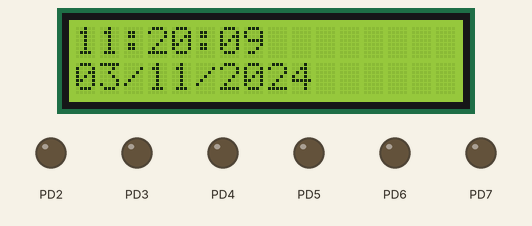
Recording of a program running on a simulated ATmega32, built with avr-gcc and emulated at 8 MHz (the files do not name the chip). Parts: 16×2 character LCD, output pins drawn as LEDs (lit = HIGH). Wiring (inferred from the names in the program): character LCD (HD44780): RS PD0; E PD1; data PC4, PC5, PC6, PC7. Pins used as bus, display or sensor lines are not drawn.

Above: at 0.1 s.
At 4.3 s:
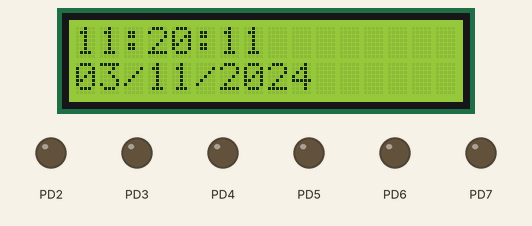
At 8.5 s:
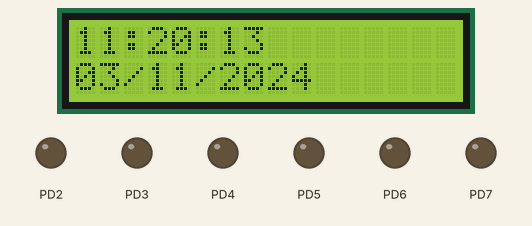
At 19.0 s:
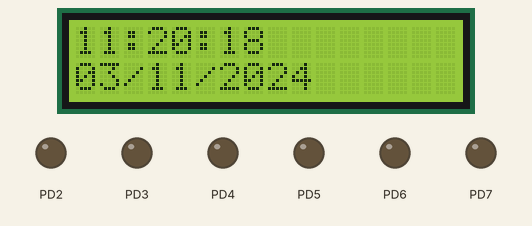
At 28.4 s:
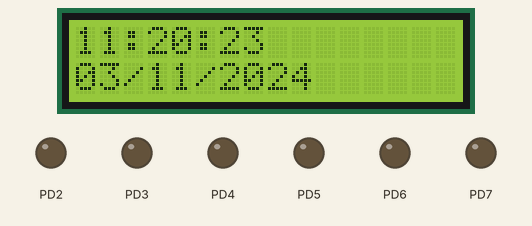
At 36.8 s:
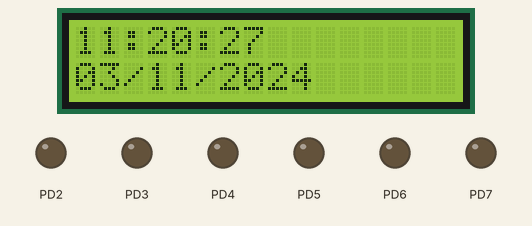

The program:

main.c
```c
#define F_CPU 8000000
#include <avr/io.h>
#include <util/delay.h>
#include <avr/interrupt.h>

// LCD Commands
#define LCD_CLEAR 0x01
#define LCD_4BIT_MODE 0x28
#define LCD_DISPLAY_ON 0x0C
#define LCD_CURSOR_OFF 0x0C
#define LCD_SET_CURSOR 0x80

// Define LCD control pins
#define RS PD0
#define E  PD1

// Function Prototypes
void lcd_init();
void lcd_command(unsigned char cmd);
void lcd_data(unsigned char data);
void lcd_set_cursor(uint8_t row, uint8_t column);
void lcd_display_time_and_date(uint8_t hours, uint8_t minutes, uint8_t seconds, uint8_t day, uint8_t month, uint16_t year);
void timer1_init();

volatile uint8_t seconds = 9, minutes = 20, hours = 11;
volatile uint8_t day = 3, month = 11;
volatile uint16_t year = 2024;

int main(void) {
	DDRD = 0xFF; // LCD control pins as output
	DDRC = 0xF0; // LCD data pins as output (4-bit mode)

	lcd_init();  // Initialize LCD
	timer1_init();  // Initialize Timer1 for 1-second intervals

	sei();  // Enable global interrupts

	while (1) {
		// Display the current time and date on the LCD
		lcd_display_time_and_date(hours, minutes, seconds, day, month, year);
		_delay_ms(1000);  // Update every 1 second
	}
}

// Timer1 Initialization for 1 second interrupt
void timer1_init() {
	TCCR1B |= (1 << WGM12) | (1 << CS12) | (1 << CS10);  // CTC mode, 1024 prescaler
	OCR1A = 15624;  // Compare value for 1 second (16MHz clock)
	TIMSK |= (1 << OCIE1A);  // Enable Timer1 compare interrupt
}

// Timer1 Compare A Interrupt Service Routine
ISR(TIMER1_COMPA_vect) {
	seconds++;
	if (seconds >= 60) {
		seconds = 0;
		minutes++;
	}
	if (minutes >= 60) {
		minutes = 0;
		hours++;
	}
	if (hours >= 24) {
		hours = 0;
		day++;

		// Handle month and year roll-over
		if ((day > 30 && (month == 4 || month == 6 || month == 9 || month == 11)) ||
		(day > 31 && (month == 1 || month == 3 || month == 5 || month == 7 || month == 8 || month == 10 || month == 12)) ||
		(day > 28 && month == 2 && (year % 4 != 0)) ||
		(day > 29 && month == 2 && (year % 4 == 0))) {
			day = 1;
			month++;
			if (month > 12) {
				month = 1;
				year++;
			}
		}
	}
}

// LCD Initialization
void lcd_init() {
	lcd_command(0x02); // Initialize LCD in 4-bit mode
	lcd_command(LCD_4BIT_MODE);
	lcd_command(LCD_CLEAR);
	lcd_command(LCD_DISPLAY_ON);
	lcd_command(LCD_CURSOR_OFF);
}

// Send command to LCD
void lcd_command(unsigned char cmd) {
	PORTC = (PORTC & 0x0F) | (cmd & 0xF0);  // Send higher nibble
	PORTD &= ~(1 << RS);  // RS = 0 for command
	PORTD |= (1 << E);    // E = 1
	_delay_us(1);
	PORTD &= ~(1 << E);   // E = 0
	_delay_us(200);

	PORTC = (PORTC & 0x0F) | (cmd << 4);    // Send lower nibble
	PORTD |= (1 << E);    // E = 1
	_delay_us(1);
	PORTD &= ~(1 << E);   // E = 0
	_delay_ms(2);
}

// Send data to LCD
void lcd_data(unsigned char data) {
	PORTC = (PORTC & 0x0F) | (data & 0xF0); // Send higher nibble
	PORTD |= (1 << RS);    // RS = 1 for data
	PORTD |= (1 << E);     // E = 1
	_delay_us(1);
	PORTD &= ~(1 << E);    // E = 0
	_delay_us(200);

	PORTC = (PORTC & 0x0F) | (data << 4);   // Send lower nibble
	PORTD |= (1 << E);     // E = 1
	_delay_us(1);
	PORTD &= ~(1 << E);    // E = 0
	_delay_ms(2);
}

// Set cursor position
void lcd_set_cursor(uint8_t row, uint8_t column) {
	if (row == 0) {
		lcd_command(LCD_SET_CURSOR | (0x00 + column));
		} else if (row == 1) {
		lcd_command(LCD_SET_CURSOR | (0x40 + column));
	}
}

// Display time and date on LCD
void lcd_display_time_and_date(uint8_t hours, uint8_t minutes, uint8_t seconds, uint8_t day, uint8_t month, uint16_t year) {
	lcd_command(LCD_CLEAR);  // Clear the display
	_delay_ms(2);            // Wait for the clear command to process

	// Display the current time in HH:MM:SS format
	lcd_set_cursor(0, 0);  // First row
	lcd_data('0' + (hours / 10));
	lcd_data('0' + (hours % 10));
	lcd_data(':');
	lcd_data('0' + (minutes / 10));
	lcd_data('0' + (minutes % 10));
	lcd_data(':');
	lcd_data('0' + (seconds / 10));
	lcd_data('0' + (seconds % 10));

	// Display the current date in DD/MM/YYYY format
	lcd_set_cursor(1, 0);  // Second row
	lcd_data('0' + (day / 10));
	lcd_data('0' + (day % 10));
	lcd_data('/');
	lcd_data('0' + (month / 10));
	lcd_data('0' + (month % 10));
	lcd_data('/');
	lcd_data('0' + ((year / 1000) % 10));
	lcd_data('0' + ((year / 100) % 10));
	lcd_data('0' + ((year / 10) % 10));
	lcd_data('0' + (year % 10));
}
```

Measured:
- what the display in image 1 shows lasts 2.1 s, from 4.3 s to 6.4 s
